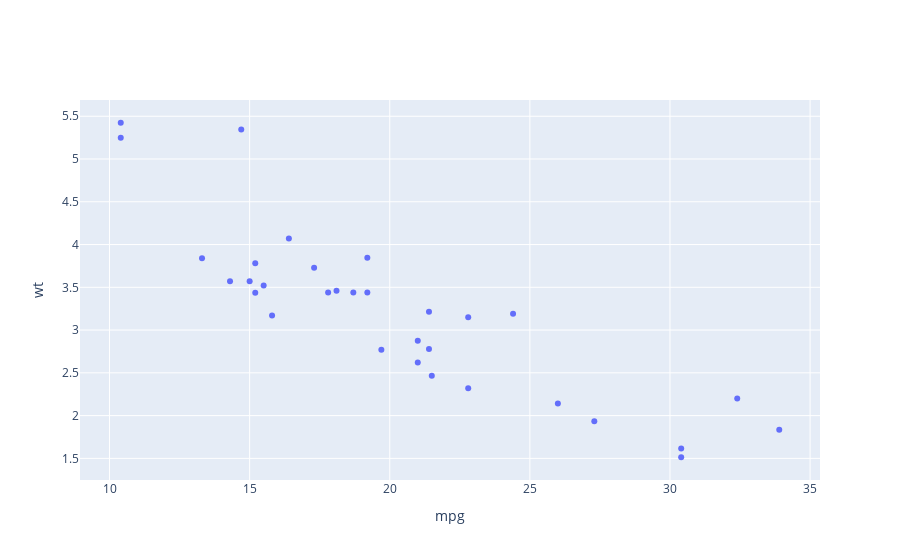

Notebook cell for this chart:
### Code cell
go.Figure(graph1, layout = layout).show()

### Figure 1 — Plotly figure (JSON) as saved in the notebook; plotly's stock layout.template omitted (floating-point values rounded to 4 significant figures)
{"data": [{"mode": "markers", "type": "scatter", "x": [21, 21, 22.8, 21.4, 18.7, 18.1, 14.3, 24.4, 22.8, 19.2, 17.8, 16.4, 17.3, 15.2, 10.4, 10.4, 14.7, 32.4, 30.4, 33.9, 21.5, 15.5, 15.2, 13.3, 19.2, 27.3, 26, 30.4, 15.8, 19.7, 15, 21.4], "y": [2.62, 2.875, 2.32, 3.215, 3.44, 3.46, 3.57, 3.19, 3.15, 3.44, 3.44, 4.07, 3.73, 3.78, 5.25, 5.424, 5.345, 2.2, 1.615, 1.835, 2.465, 3.52, 3.435, 3.84, 3.845, 1.935, 2.14, 1.513, 3.17, 2.77, 3.57, 2.78]}], "layout": {"xaxis": {"title": {"text": "mpg"}}, "yaxis": {"title": {"text": "wt"}}}}
